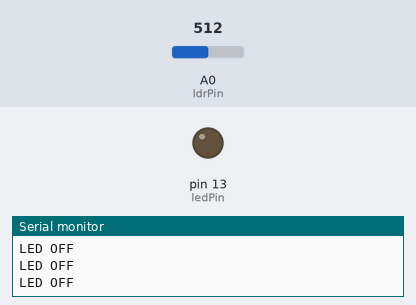
Recording of a sketch running on a simulated Arduino Uno, built with avr-gcc and run on an emulated ATmega328P. Parts: output pins drawn as LEDs (lit = HIGH), the last lines printed to the serial monitor. The inputs (shaded band) are chosen by the test bench; at power-on: A0 (ldrPin) = 512.

Above: at 1.2 s.
1.3 s: A0 (ldrPin) set to 44
4.3 s: A0 (ldrPin) set to 36
At 5.6 s:
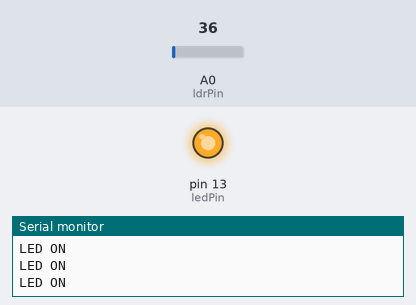
Timing chart, 0 to 7.3 s (numbered marks = the images above; inputs shaded):
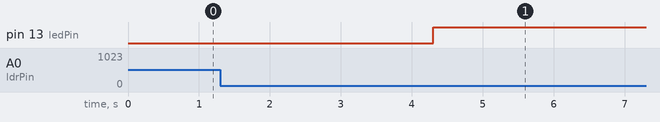

Measured:
- the behaviour switches between 41 and 40 on A0 (ldrPin) (found by bisection; images 0 and 1)
- after the input at 4.3 s, pin 13 (ledPin): LOW → HIGH at once

The sketch:

Self_Test.ino
```cpp
const int ledPin = 13;

const int ldrPin = A0;

void setup() {

Serial.begin(9600);

pinMode(ledPin, OUTPUT);

pinMode(ldrPin, INPUT);

}

void loop() {

int ldrStatus = analogRead(ldrPin);

if (ldrStatus <=40) {

digitalWrite(ledPin, HIGH);
//Serial.println(ldrStatus);
Serial.println("LED ON");

}

else {

digitalWrite(ledPin, LOW);
//Serial.println(ldrStatus);
Serial.println("LED OFF");

}

}
```
